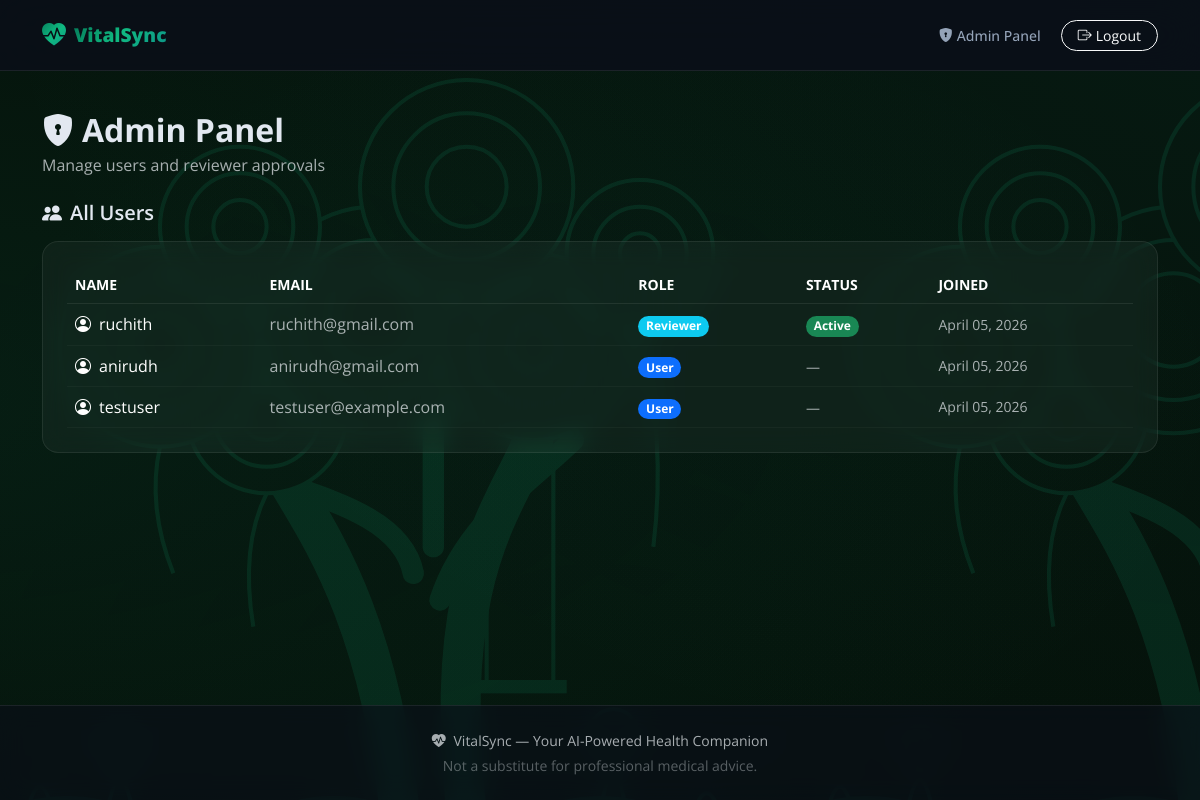
Page /admin (signed in) on the earlier database version.
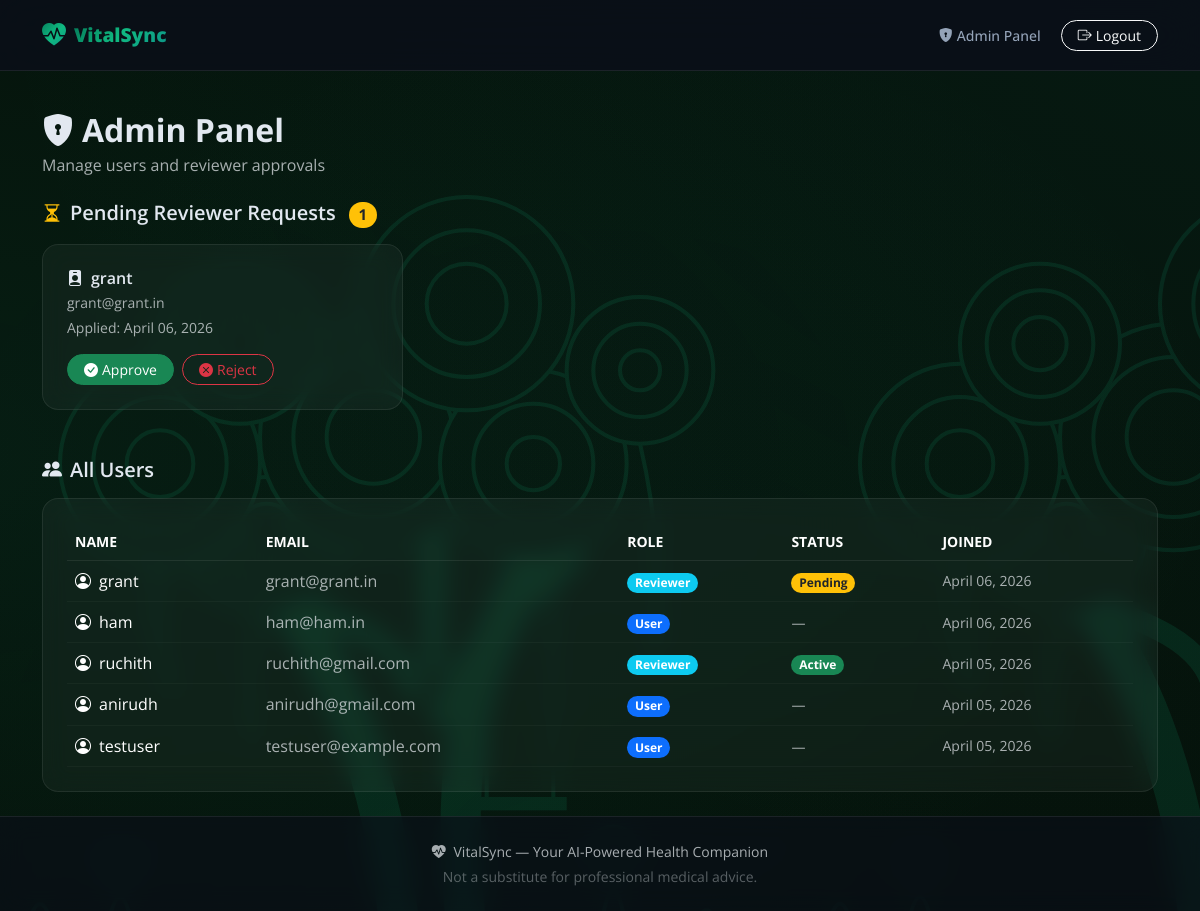
Same page on the later database version.
### app/models.py (models this page shows, shortened)
class User(UserMixin, db.Model):
    __tablename__ = 'users'
    id = db.Column(db.Integer, primary_key=True)
    email = db.Column(db.String(150), unique=True, nullable=False, index=True)
    password_hash = db.Column(db.String(256), nullable=False)
    role = db.Column(db.String(20), nullable=False, default='user')  # user | reviewer | admin
    reviewer_status = db.Column(db.String(20), nullable=True)  # pending | active | rejected | null
    created_at = db.Column(db.DateTime, default=datetime.utcnow)
    health_logs = db.relationship('HealthLog', backref='user', lazy='dynamic')
    suggestions = db.relationship('Suggestion', backref='user', lazy='dynamic')
    @property
    def display_name(self):
        return self.email.split('@')[0]

### app/blueprints/admin.py (the view)
@admin_bp.route('/admin')
@admin_required
def panel():
    users = User.query.order_by(User.created_at.desc()).all()
    user_data = []
    for u in users:
        user_data.append({
            'id': u.id,
            'email': u.email,
            'name': u.display_name,
            'role': u.role,
            'reviewer_status': u.reviewer_status,
            'created_at': u.created_at.strftime('%B %d, %Y') if u.created_at else 'N/A'
        })
    pending_reviewers = User.query.filter_by(
        role='reviewer', reviewer_status='pending'
    ).all()
    pending_data = []
    for u in pending_reviewers:
        pending_data.append({
            'id': u.id,
            'email': u.email,
            'name': u.display_name,
            'created_at': u.created_at.strftime('%B %d, %Y') if u.created_at else 'N/A'
        })
    return render_template('admin/panel.html',
                           users=user_data,
                           pending_reviewers=pending_data)

### app/blueprints/admin.py (called while the page is built)
def admin_required(f):
    @wraps(f)
    @login_required
    def decorated(*args, **kwargs):
        if current_user.role != 'admin':
            abort(403)
        return f(*args, **kwargs)
    return decorated

### app/templates/admin/panel.html (shortened to what this page needs)
{% extends "base.html" %}
{% block content %}
<div class="fade-in">
    <div class="mb-4">
        <h2 class="fw-700 mb-1"><i class="bi bi-shield-lock-fill me-2"></i>Admin Panel</h2>
        <p class="text-muted mb-0">Manage users and reviewer approvals</p>
    </div>
    {% if pending_reviewers %}
    <div class="mb-5">
        <h5 class="fw-600 mb-3">
            <i class="bi bi-hourglass-split me-2 text-warning"></i>Pending Reviewer Requests
            <span class="badge bg-warning text-dark rounded-pill ms-2">{{ pending_reviewers | length }}</span>
        </h5>
        <div class="row g-3">
            {% for reviewer in pending_reviewers %}
            <div class="col-md-6 col-lg-4">
                <div class="glass-card p-4" id="pending-reviewer-{{ reviewer.id }}">
                    <div class="mb-3">
                        <h6 class="fw-600 mb-1"><i class="bi bi-person-badge-fill me-2"></i>{{ reviewer.name }}</h6>
                        <p class="text-muted small mb-1">{{ reviewer.email }}</p>
                        <p class="text-muted small mb-0">Applied: {{ reviewer.created_at }}</p>
                    </div>
                    <div class="d-flex gap-2">
                        <form method="POST" action="{{ url_for('admin.approve_reviewer', user_id=reviewer.id) }}">
                            <button type="submit" class="btn btn-success btn-sm rounded-pill px-3">
                                <i class="bi bi-check-circle-fill me-1"></i>Approve
                            </button>
                        </form>
                        <form method="POST" action="{{ url_for('admin.reject_reviewer', user_id=reviewer.id) }}">
                            <button type="submit" class="btn btn-outline-danger btn-sm rounded-pill px-3">
                                <i class="bi bi-x-circle-fill me-1"></i>Reject
                            </button>
                        </form>
                    </div>
                </div>
            </div>
            {% endfor %}
        </div>
    </div>
    {% endif %}
    <h5 class="fw-600 mb-3"><i class="bi bi-people-fill me-2"></i>All Users</h5>
    <div class="glass-card p-4">
        <div class="table-responsive">
            <table class="table table-dark table-borderless align-middle mb-0" id="users-table">
                <thead>
                    <tr class="text-muted small text-uppercase">
                        <th>Name</th>
                        <th>Email</th>
                        <th>Role</th>
                        <th>Status</th>
                        <th>Joined</th>
                    </tr>
                </thead>
                <tbody>
                    {% for user in users %}
                    {% if user.role != 'admin' %}
                    <tr>
                        <td>
                            <i class="bi bi-person-circle me-2"></i>{{ user.name }}
                        </td>
                        <td class="text-muted">{{ user.email }}</td>
                        <td>
                            <span class="badge rounded-pill
                                {% if user.role == 'admin' %}bg-danger{% elif user.role == 'reviewer' %}bg-info{% else %}bg-primary{% endif %}">
                                {{ user.role | capitalize }}
                            </span>
                        </td>
                        <td>
                            {% if user.reviewer_status %}
                                <span class="badge rounded-pill
                                    {% if user.reviewer_status == 'active' %}bg-success{% elif user.reviewer_status == 'pending' %}bg-warning text-dark{% else %}bg-secondary{% endif %}">
                                    {{ user.reviewer_status | capitalize }}
                                </span>
                            {% else %}
                                <span class="text-muted small">—</span>
                            {% endif %}
                        </td>
                        <td class="text-muted small">{{ user.created_at }}</td>
                    </tr>
                    {% endif %}
                    {% endfor %}
                </tbody>
            </table>
        </div>
    </div>
</div>
{% endblock %}

### app/templates/base.html (shortened to what this page needs)
<!DOCTYPE html>
<html lang="en" data-bs-theme="dark">
<head>
    <link href="https://cdn.jsdelivr.net/npm/bootstrap@5.3.3/dist/css/bootstrap.min.css" rel="stylesheet">
    <link href="https://cdn.jsdelivr.net/npm/bootstrap-icons@1.11.3/font/bootstrap-icons.min.css" rel="stylesheet">
    <link rel="stylesheet" href="{{ url_for('static', filename='css/custom.css') }}">
</head>
<body>
    <div class="doodle-bg"></div>
    <div class="leaves-container">
    </div>
    <nav class="navbar navbar-expand-lg sticky-top glass-navbar">
        <div class="container">
            <a class="navbar-brand d-flex align-items-center gap-2" href="{{ url_for('user.index') }}">
                <i class="bi bi-heart-pulse-fill brand-icon"></i>
                <span class="brand-text">VitalSync</span>
            </a>
            <div class="collapse navbar-collapse" id="navbarNav">
                <ul class="navbar-nav ms-auto align-items-center gap-1">
                    {% if current_user.is_authenticated %}
                        {% if current_user.role == 'user' %}
                            <li class="nav-item">
                                <a class="nav-link" href="{{ url_for('user.dashboard') }}">
                                    <i class="bi bi-grid-1x2-fill me-1"></i>Dashboard
                                </a>
                            </li>
                            <li class="nav-item">
                                <a class="nav-link" href="{{ url_for('user.quiz') }}">
                                    <i class="bi bi-clipboard2-pulse me-1"></i>Quiz
                                </a>
                            </li>
                            <li class="nav-item">
                                <a class="nav-link" href="{{ url_for('user.history') }}">
                                    <i class="bi bi-clock-history me-1"></i>History
                                </a>
                            </li>
                            <li class="nav-item">
                                <a class="nav-link" href="{{ url_for('user.chatbot') }}">
                                    <i class="bi bi-chat-dots-fill me-1"></i>Assistant
                                </a>
                            </li>
                        {% elif current_user.role == 'reviewer' %}
                            <li class="nav-item">
                                <a class="nav-link" href="{{ url_for('reviewer.dashboard') }}">
                                    <i class="bi bi-people-fill me-1"></i>Reviewer Panel
                                </a>
                            </li>
                        {% elif current_user.role == 'admin' %}
                            <li class="nav-item">
                                <a class="nav-link" href="{{ url_for('admin.panel') }}">
                                    <i class="bi bi-shield-lock-fill me-1"></i>Admin Panel
                                </a>
                            </li>
                        {% endif %}
                        <li class="nav-item ms-2">
                            <a class="btn btn-outline-light btn-sm rounded-pill px-3" href="{{ url_for('auth.logout') }}">
                                <i class="bi bi-box-arrow-right me-1"></i>Logout
                            </a>
                        </li>
                    {% endif %}
                </ul>
            </div>
        </div>
    </nav>
    <main class="container py-4">
        {% block content %}{% endblock %}
    </main>
    <footer class="glass-footer mt-auto py-4">
        <div class="container text-center">
            <p class="mb-1 text-muted small">
                <i class="bi bi-heart-pulse-fill me-1"></i>
                VitalSync — Your AI-Powered Health Companion
            </p>
            <p class="mb-0 text-muted small opacity-50">
                Not a substitute for professional medical advice.
            </p>
        </div>
    </footer>
</body>
</html>

### app/static/css/custom.css (style rules this page uses)
:root { --vs-bg: #06110a; --vs-bg-secondary: #0a1a12; --vs-surface: rgba(255, 255, 255, 0.04); --vs-surface-hover: rgba(255, 255, 255, 0.08); --vs-border: rgba(255, 255, 255, 0.08); --vs-border-hover: rgba(255, 255, 255, 0.15); --vs-primary: #10b981; --vs-primary-light: #34d399; --vs-glow: rgba(16, 185, 129, 0.4); --vs-text: #e2e8f0; --vs-text-muted: #94a3b8; --vs-success: #10b981; --vs-warning: #f59e0b; --vs-danger: #ef4444; --vs-info: #14b8a6; --vs-purple: #10b981; --vs-gradient: linear-gradient(135deg, #047857 0%, #10b981 50%, #0d9488 100%); --vs-gradient-warm: linear-gradient(135deg, #f97316 0%, #ef4444 100%); --vs-radius: 16px; --vs-radius-sm: 10px; --vs-transition: all 0.3s cubic-bezier(0.4, 0, 0.2, 1); }
body { font-family: 'Open Sans', -apple-system, BlinkMacSystemFont, sans-serif; background: var(--vs-bg); color: var(--vs-text); min-height: 100vh; display: flex; flex-direction: column; overflow-x: hidden; }
body::before { content: ''; position: fixed; top: -50%; left: -50%; width: 200%; height: 200%; background: radial-gradient(ellipse at 20% 50%, rgba(16, 185, 129, 0.08) 0%, transparent 50%), radial-gradient(ellipse at 80% 20%, rgba(20, 184, 166, 0.06) 0%, transparent 50%), radial-gradient(ellipse at 50% 80%, rgba(4, 120, 87, 0.04) 0%, transparent 50%); z-index: -1; animation: bgShift 20s ease-in-out infinite alternate; }
.fw-600 { font-weight: 600; }
.fw-700 { font-weight: 700; }
.glass-navbar { background: rgba(10, 14, 26, 0.8) !important; backdrop-filter: blur(20px); -webkit-backdrop-filter: blur(20px); border-bottom: 1px solid var(--vs-border); padding: 0.75rem 0; }
.brand-icon { font-size: 1.5rem; background: var(--vs-gradient); -webkit-background-clip: text; -webkit-text-fill-color: transparent; background-clip: text; }
.brand-text { font-weight: 800; font-size: 1.2rem; background: var(--vs-gradient); -webkit-background-clip: text; -webkit-text-fill-color: transparent; background-clip: text; }
.glass-navbar .nav-link { color: var(--vs-text-muted); font-size: 0.875rem; font-weight: 500; padding: 0.5rem 0.75rem; border-radius: var(--vs-radius-sm); transition: var(--vs-transition); }
.glass-card { background: var(--vs-surface); backdrop-filter: blur(12px); -webkit-backdrop-filter: blur(12px); border: 1px solid var(--vs-border); border-radius: var(--vs-radius); transition: var(--vs-transition); }
.table-dark { --bs-table-bg: transparent; --bs-table-border-color: var(--vs-border); }
.table-dark thead tr { border-bottom: 1px solid var(--vs-border); }
.table-dark tbody tr { border-bottom: 1px solid rgba(255, 255, 255, 0.03); transition: var(--vs-transition); }
.glass-footer { background: rgba(10, 14, 26, 0.6); backdrop-filter: blur(12px); border-top: 1px solid var(--vs-border); margin-top: auto; }
.fade-in { animation: fadeIn 0.5s ease; }
.leaves-container { position: fixed; top: 0; left: 0; width: 100%; height: 100%; overflow: hidden; z-index: -1; pointer-events: none; }
.doodle-bg { position: fixed; bottom: -5vh; left: 0; width: 100vw; height: 100vh; z-index: -2; pointer-events: none; background-size: 800px; background-repeat: repeat-x; background-position: bottom left; }

Differences in the rows shown:
added User: name "grant", email "grant@grant.in", created_at "April 06, 2026", role "Reviewer", reviewer_status "Pending"
added User: name "ham", email "ham@ham.in", role "User", created_at "April 06, 2026", shown under "All Users"
Other differences:
{{ pending_reviewers | length }}: (not shown) → "1"
text now shown: "Pending Reviewer Requests"
